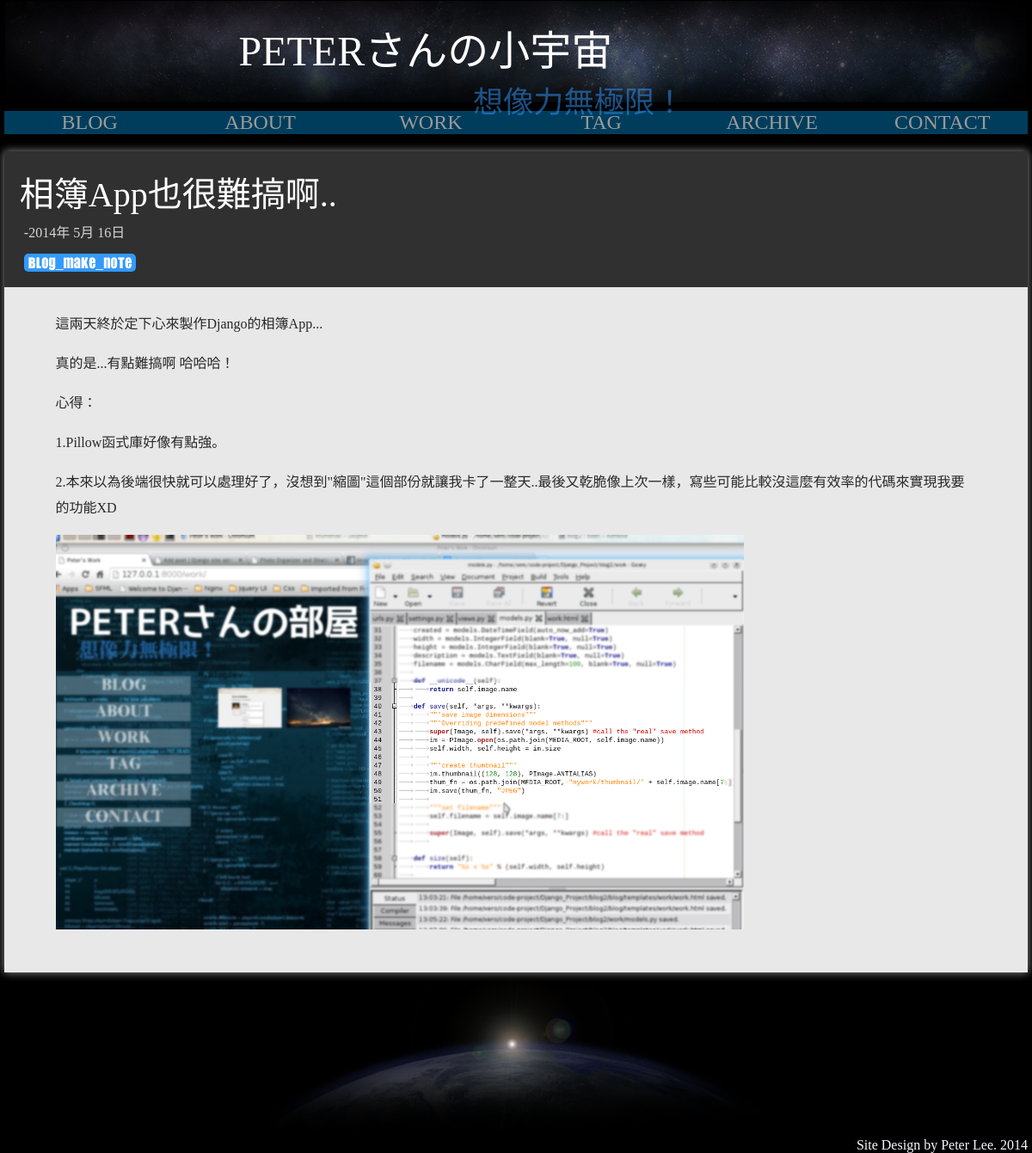
The app's page /posts/albumDev/ with its own data.
### blog/models.py (models this page shows, shortened)
class Post(models.Model):
    title = models.CharField(max_length=255)
    slug = models.SlugField(unique=True, max_length=255)
    description = models.CharField(max_length=255)
    content = RedactorField(
          verbose_name='Text',
          upload_to='uploads/',
          allow_file_upload=True,
          allow_image_upload=True,)
    published = models.BooleanField(default=True)
    created = models.DateTimeField()
    tags = models.ManyToManyField(postTag, related_name='post_tags', blank=True)
    class Meta:
	    ordering= ["-created"]

class postTag(models.Model):
    tagName = models.CharField(max_length=50)
    def get_absolute_url(self):
        return reverse('blog.views.tag', args=[self.tagName])

### blog/views.py (the view)
# urls.py: url(r'^(?P<slug>[\w\-]+)/$', 'blog.views.post'),
def post(request, slug):
    post = get_object_or_404(Post, slug=slug)
    postTags = post.tags.all()
    return render(request, 'blog/post3.html', {'post':post, 'postTags':postTags, 'allTags':allTags,'current_posts': current_posts, 'archive': archive})

### blog/templates/blog/post3.html (shortened to what this page needs)
{% extends 'base3.html' %}
{% block content %}
<div class="post_article">
<div class="post_article_header">
<div class="post_article_title">{{post.title}}</div>
<div class="post_article_time">-{{post.created.year}}年 {{post.created.month}}月 {{post.created.day}}日</div>
<div class="post_article_tag">
{% for tag in postTags %}<a class="article_tag" href="{{tag.get_absolute_url}}">{{tag.tagName}}</a>{% endfor %}
</div>
</div>
<div class="post_article_content">
{{post.content|safe}}
</div>
</div>
{% endblock %}

### blog/static/css/global.css (style rules this page uses)
* { -webkit-box-sizing: border-box; -moz-box-sizing: border-box; box-sizing: border-box; }

### blog/static/css/tag.css (style rules this page uses)
.article_tag { background-color: #3399FF; padding-left: 5px; padding-right: 5px; padding-top: 1px; padding-bottom: 1px; margin: 5px; border-radius: 5px; font-family: flipflop; }
a.article_tag:link { color:WHITE ;text-decoration:none; }

### blog/static/css/hikaru.css (style rules this page uses)
body { background-color: BLACK; background-repeat:repeat; background-attachment:fixed; padding: 0; margin: 0; }

### blog/static/css/hikaru_post.css (style rules this page uses)
.post_article { position: relative; left: -5px; background-color: #E8E8E8 ; width: 1190px; margin: 0 auto; margin-top: 10px; box-shadow: 0px 0px 10px #909090 ; }
.post_article_header { background-color: #303030 ; color: WHITE; padding: 1.5%; }
.post_article_title { font-size: 2.5em; font-family: descript; }
.post_article_time { font-family: descript; font-family: SM; opacity: 0.8; margin: 5px; }
.post_article_content { color: #282828 ; padding-left: 5%; padding-right: 5%; padding-top: 1%; padding-bottom: 2%; line-height: 30px; }
.post_article_tag { padding-top: 10px; }

### blog/static/css/hikaru_index_article.css (style rules this page uses)
.post_article { margin: 10px; }

### records on screen
Post: title "相簿App也很難搞啊..", created.year "2014", created.month "5", created.day "16", content "這兩天終於定下心來製作Django的相簿App... 真的是...有點難搞啊 哈哈哈！ 心得： 1.Pillow函式庫好像有點強。 2.本來以為後端很快就可以處理好了，沒想到\"縮圖\"這個部份就讓我卡了一整天..最後又乾脆像上次一樣，寫些可能比較沒這麼有效率的代碼來實現我要的功能XD", content (picture)
postTag: tagName "blog_make_note"
